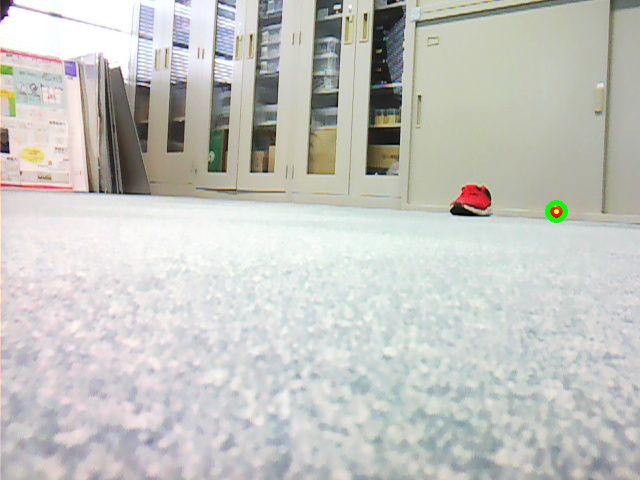
#> input picture vmx_prjects/camera_log/log-2024-07-26_10_55_20-success.jpg, 640 x 480 px, given in place of the camera
$ python opencv_ball_detect4.py
#> lines starting #> are read from the running program, lines starting #| are printed output that depends on the picture; after the words box and inside, x2 and y2 are one past the last pixel; in counts of white or black regions, pixels touching at a corner belong together
#-*- coding:utf-8 -*-
import cv2
import numpy as np

# 赤色の検出
def detect_red_color(img):
    # HSV色空間に変換
    hsv = cv2.cvtColor(img, cv2.COLOR_BGR2HSV)

    # 赤色のHSVの値域1
    hsv_min = np.array([0,130,120])
    hsv_max = np.array([30,255,255])
    mask1 = cv2.inRange(hsv, hsv_min, hsv_max)

    # 赤色のHSVの値域2
    hsv_min = np.array([150,130,120])
    hsv_max = np.array([179,255,255])
    mask2 = cv2.inRange(hsv, hsv_min, hsv_max)

    # 赤色領域のマスク（255：赤色、0：赤色以外）
    mask = mask1 + mask2

    # マスキング処理
    masked_img = cv2.bitwise_and(img, img, mask=mask)

    return mask, masked_img

# 緑色の検出
def detect_green_color(img):
    # HSV色空間に変換
    hsv = cv2.cvtColor(img, cv2.COLOR_BGR2HSV)

    # 緑色のHSVの値域1
    hsv_min = np.array([30, 64, 0])
    hsv_max = np.array([90,255,255])

    # 緑色領域のマスク（255：赤色、0：赤色以外）
    mask = cv2.inRange(hsv, hsv_min, hsv_max)

    # マスキング処理
    masked_img = cv2.bitwise_and(img, img, mask=mask)

    return mask, masked_img

# 青色の検出
def detect_blue_color(img):
    # HSV色空間に変換
    hsv = cv2.cvtColor(img, cv2.COLOR_BGR2HSV)

    # 青色のHSVの値域1
    hsv_min = np.array([90, 64, 0])
    hsv_max = np.array([150,255,255])

    # 青色領域のマスク（255：赤色、0：赤色以外）
    mask = cv2.inRange(hsv, hsv_min, hsv_max)

    # マスキング処理
    masked_img = cv2.bitwise_and(img, img, mask=mask)

    return mask, masked_img

# ハフ変換
def detect_circle(img):
    # ハフ変換を用いた円検出
    # ぼかし処理
    kernel = (7 * 2) + 1
    img = cv2.GaussianBlur(img, (kernel, kernel), None)
    # HoughCircles関数を使用して円を検出
    circles = cv2.HoughCircles(img,
                            cv2.HOUGH_GRADIENT,
                            dp=1.2,
                            minDist=20,
                            param1=120,
                            param2=30,
                            minRadius=0,
                            maxRadius=100)
    return circles, img

# camera open
camera = cv2.VideoCapture(0)
_, frame = camera.read()
#> frame is the input picture: shape (480, 640, 3); mean B, G, R 192.7, 197.5, 196.6
frame = cv2.cvtColor(frame, cv2.COLOR_RGB2GRAY)
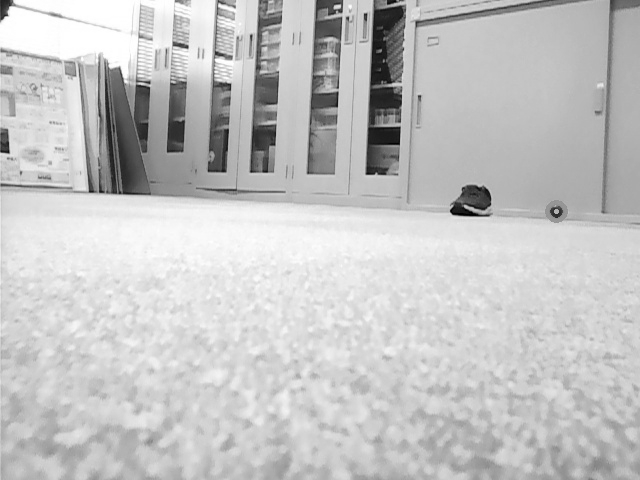
#> frame: shape (480, 640); min 0, max 255, mean 196
height, width = frame.shape[:2]
#> height = 480; width = 640
print(f'Height: {height}, Width: {width}')
#| Height: 480, Width: 640

while True:
    # 入力画像の読み込み
    _, frame = camera.read()
    frame = cv2.flip(frame, -1)
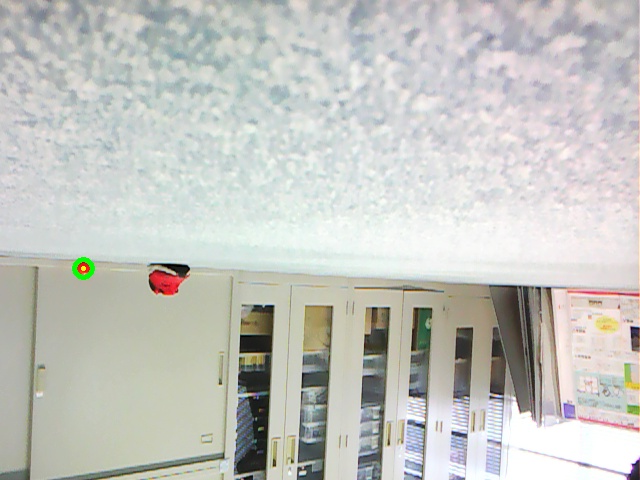
#> frame: shape (480, 640, 3); mean B, G, R 192.7, 197.5, 196.6

    # 色検出（赤、緑、青）
    red_mask, red_masked_img = detect_red_color(frame)
#> in detect_red_color, `hsv = cv2.cvtColor(img, cv2.COLOR_BGR2HSV)`: hsv: shape (480, 640, 3); mean H, S, V 70.4, 18.5, 201.7
#> in detect_red_color, `mask1 = cv2.inRange(hsv, hsv_min, hsv_max)`:
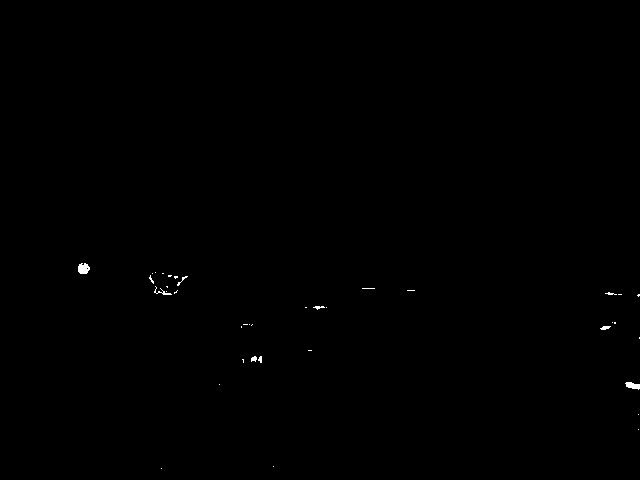
#> mask1: shape (480, 640); 0.16% white; 38 white regions (30 under 20 px), largest, box (x1, y1, x2, y2) and area: (78, 263, 90, 274) 103, (625, 382, 640, 390) 78, (154, 286, 172, 295) 42
#> in detect_red_color, `mask2 = cv2.inRange(hsv, hsv_min, hsv_max)`:
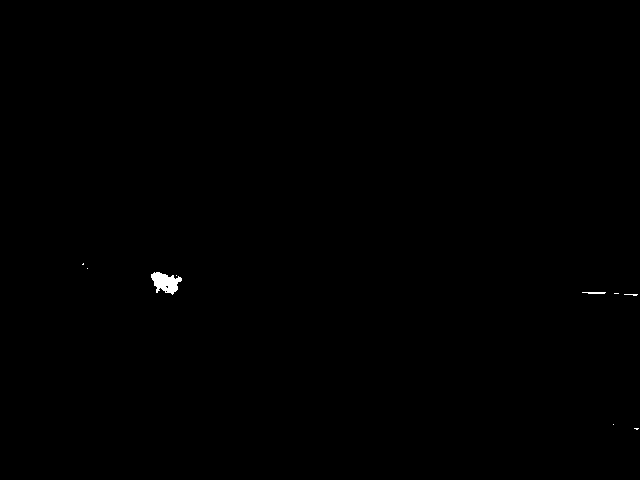
#> mask2: shape (480, 640); 0.16% white; 9 white regions (7 under 20 px), largest, box (x1, y1, x2, y2) and area: (151, 272, 182, 295) 428, (582, 292, 606, 294) 41
#> in detect_red_color, `mask = mask1 + mask2`:
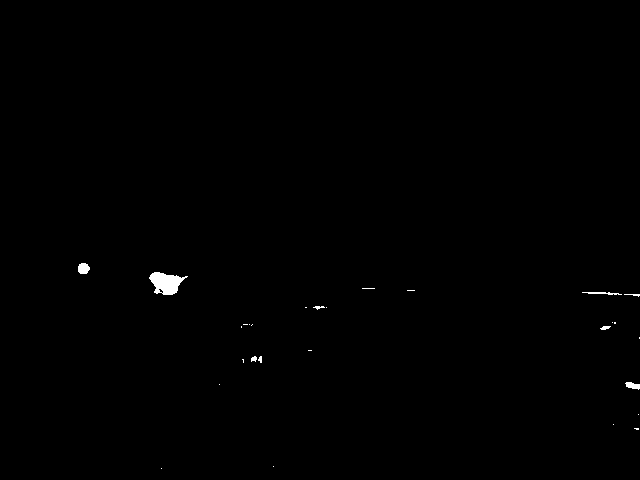
#> mask: shape (480, 640); 0.32% white; 28 white regions (19 under 20 px), largest, box (x1, y1, x2, y2) and area: (149, 272, 188, 295) 543, (78, 263, 90, 274) 107, (625, 382, 640, 390) 78
    # green_mask, green_masked_img = detect_green_color(frame)
    # blue_mask, blue_masked_img = detect_blue_color(frame)

    # 結果を出力
    circles, out_img = detect_circle(red_mask)
#> in detect_circle, `circles = cv2.HoughCircles(img, cv2.HOUGH_GRADIENT, dp=1.2, minDist=20..`: circles = None
    # 検出成功
    if circles is not None:
        # circles変数をfloatからintに変換
        circles = np.uint16(np.around(circles))

        circle = circles[0, (np.argmax(circles, axis=1)[0,2]) ]
        # 円周を描画
        cv2.circle(frame, (circle[0], circle[1]), circle[2], (0, 255, 0), 3)

        # 中心点を描画
        cv2.circle(frame, (circle[0], circle[1]), 1, (0, 255, 255), 2)
        print("中心点: X: %.02f \tY:%.02f" %(circle[0], circle[1]))
    else:
        print("未検出\n\n")


    cv2.imshow('video', out_img)
    cv2.imshow('video2', frame)

    # 'q'キーが押されたらループから抜ける
    if cv2.waitKey(50) & 0xFF == ord('q'):
#> (key q is pressed here)
        break


camera.release()
cv2.destroyAllWindows()

$ run again, on vmx_prjects/camera_log/log-2024-07-26_10_55_29-success.jpg
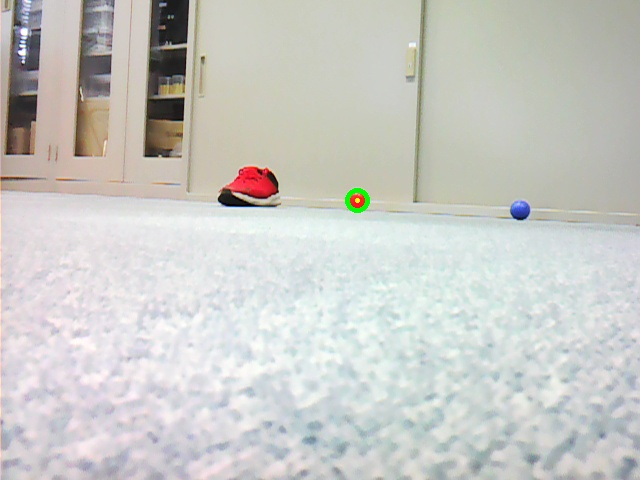
#> input picture vmx_prjects/camera_log/log-2024-07-26_10_55_29-success.jpg, 640 x 480 px, given in place of the camera
#> frame is the input picture: shape (480, 640, 3); mean B, G, R 198.2, 202.4, 201.9
#| Height: 480, Width: 640
#> hsv: shape (480, 640, 3); mean H, S, V 73.4, 17.8, 207
#> in detect_red_color, `mask1 = cv2.inRange(hsv, hsv_min, hsv_max)`:
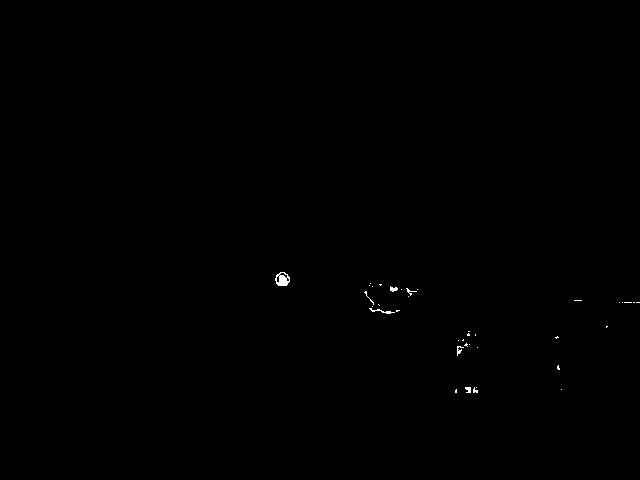
#> mask1: shape (480, 640); 0.14% white; 38 white regions (31 under 20 px), largest, box (x1, y1, x2, y2) and area: (275, 272, 290, 286) 135, (369, 308, 395, 314) 48, (390, 286, 398, 292) 31
#> mask2: shape (480, 640); 0.28% white; 4 white regions (2 under 20 px), largest, box (x1, y1, x2, y2) and area: (364, 284, 410, 312) 835, (277, 273, 289, 282) 31
#> mask: shape (480, 640); 0.42% white; 26 white regions (22 under 20 px), largest, box (x1, y1, x2, y2) and area: (364, 283, 417, 314) 980, (275, 272, 290, 286) 166, (457, 346, 464, 356) 31, (465, 387, 471, 393) 28
#> in detect_circle, `circles = cv2.HoughCircles(img, cv2.HOUGH_GRADIENT, dp=1.2, minDist=20..`: circles = [[282.6, 279, 6.24]]
#> `circles = np.uint16(np.around(circles))`: circles = [[283, 279, 6]]
#> circle = [283, 279, 6]
#> `cv2.circle(frame, (circle[0], circle[1]), circle[2], (0, 255, 0), 3)`:
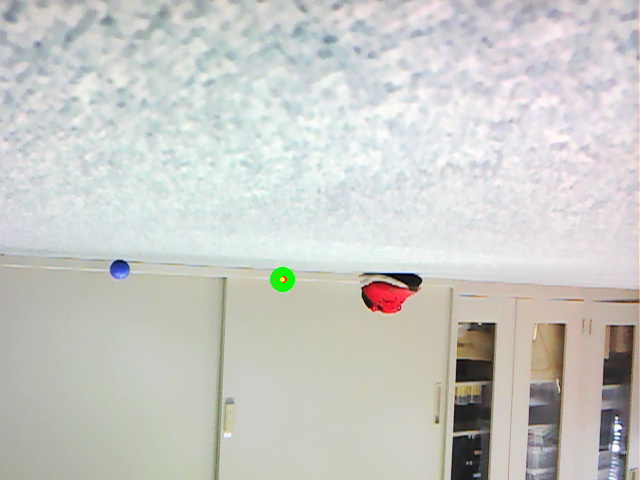
#> frame: shape (480, 640, 3); mean B, G, R 198.2, 202.5, 201.8
#| 中心点: X: 283.00 	Y:279.00

$ run again, on vmx_prjects/camera_log/log-2024-07-26_10_55_33-success.jpg
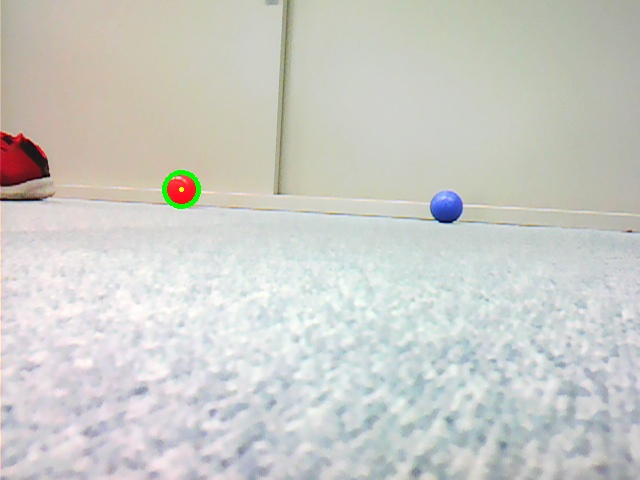
#> input picture vmx_prjects/camera_log/log-2024-07-26_10_55_33-success.jpg, 640 x 480 px, given in place of the camera
#> frame is the input picture: shape (480, 640, 3); mean B, G, R 199, 204.3, 203.5
#| Height: 480, Width: 640
#> hsv: shape (480, 640, 3); mean H, S, V 68.3, 19.2, 209.3
#> in detect_red_color, `mask1 = cv2.inRange(hsv, hsv_min, hsv_max)`:
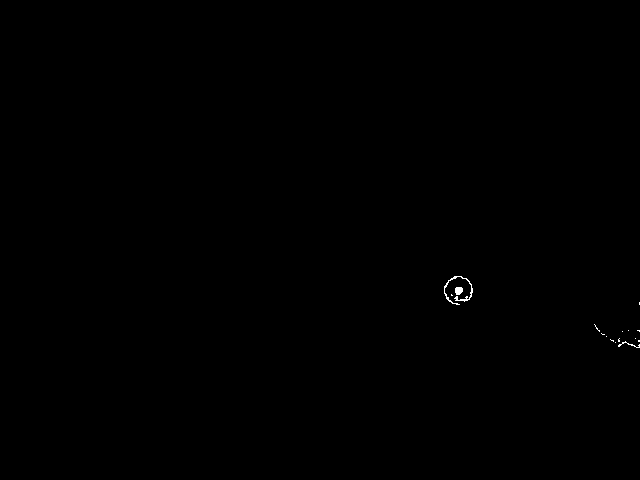
#> mask1: shape (480, 640); 0.1% white in thin lines or dots, all inside (x1, y1, x2, y2) = (444, 276, 640, 348)
#> mask2: shape (480, 640); 0.45% white; 7 white regions (4 under 20 px), largest, box (x1, y1, x2, y2) and area: (603, 302, 640, 345) 913, (445, 277, 471, 303) 407, (594, 322, 604, 334) 33
#> mask: shape (480, 640); 0.54% white; 3 white regions, box (x1, y1, x2, y2) and area: (603, 300, 640, 348) 998, (444, 276, 473, 305) 622, (594, 322, 607, 337) 49
#> in detect_circle, `circles = cv2.HoughCircles(img, cv2.HOUGH_GRADIENT, dp=1.2, minDist=20..`: circles = [[457.8, 289.8, 14.4]]
#> `circles = np.uint16(np.around(circles))`: circles = [[458, 290, 14]]
#> circle = [458, 290, 14]
#> `cv2.circle(frame, (circle[0], circle[1]), circle[2], (0, 255, 0), 3)`:
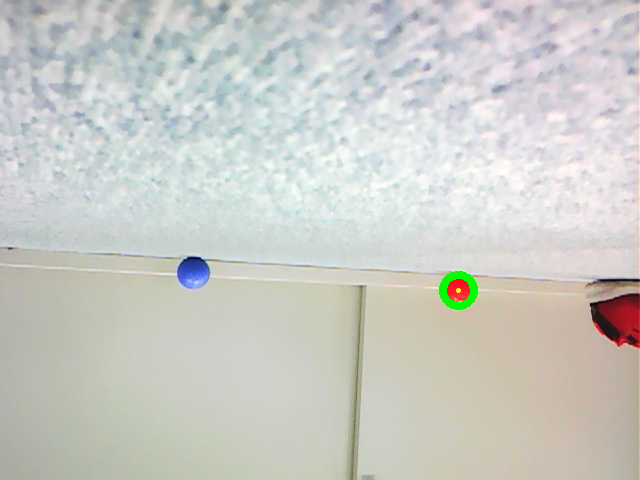
#> frame: shape (480, 640, 3); mean B, G, R 199, 204.4, 203.3
#| 中心点: X: 458.00 	Y:290.00

$ run again, on vmx_prjects/camera_log/log-2024-07-26_10_55_36-success.jpg
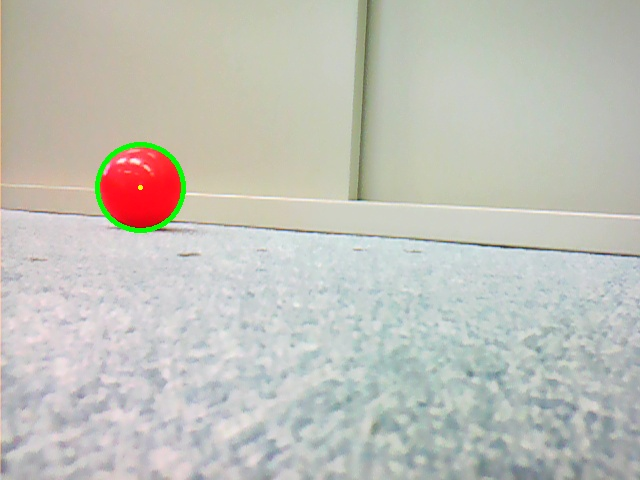
#> input picture vmx_prjects/camera_log/log-2024-07-26_10_55_36-success.jpg, 640 x 480 px, given in place of the camera
#> frame is the input picture: shape (480, 640, 3); mean B, G, R 185.3, 193.3, 193.4
#| Height: 480, Width: 640
#> hsv: shape (480, 640, 3); mean H, S, V 67, 23.2, 199.8
#> in detect_red_color, `mask1 = cv2.inRange(hsv, hsv_min, hsv_max)`:
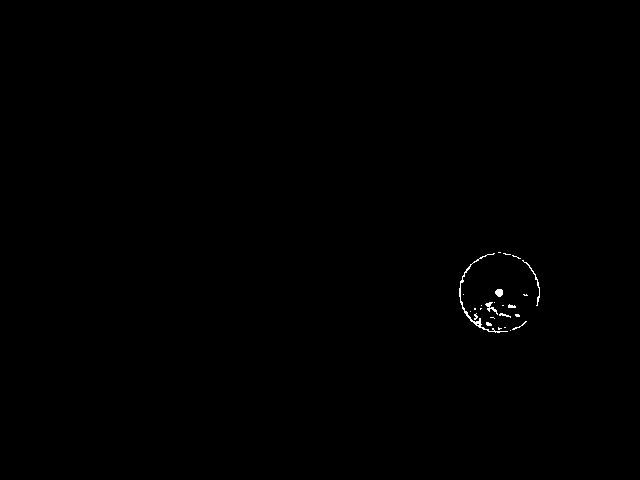
#> mask1: shape (480, 640); 0.19% white in thin lines or dots, all inside (x1, y1, x2, y2) = (459, 252, 540, 333)
#> mask2: shape (480, 640); 1.4% white; 2 white regions (1 under 20 px), largest, box (x1, y1, x2, y2) and area: (461, 253, 539, 331) 4261
#> mask: shape (480, 640); 1.6% white; 2 white regions (1 under 20 px), largest, box (x1, y1, x2, y2) and area: (459, 252, 540, 333) 4856
#> in detect_circle, `circles = cv2.HoughCircles(img, cv2.HOUGH_GRADIENT, dp=1.2, minDist=20..`: circles = [[499.8, 292.2, 39.72]]
#> `circles = np.uint16(np.around(circles))`: circles = [[500, 292, 40]]
#> circle = [500, 292, 40]
#> `cv2.circle(frame, (circle[0], circle[1]), circle[2], (0, 255, 0), 3)`:
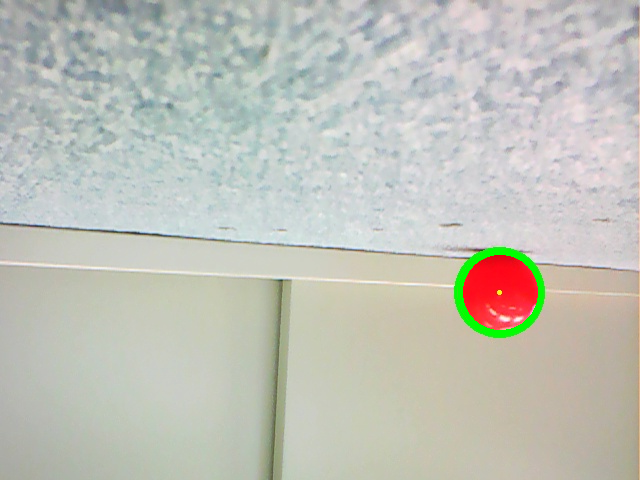
#> frame: shape (480, 640, 3); mean B, G, R 185.1, 193.8, 192.8
#| 中心点: X: 500.00 	Y:292.00
